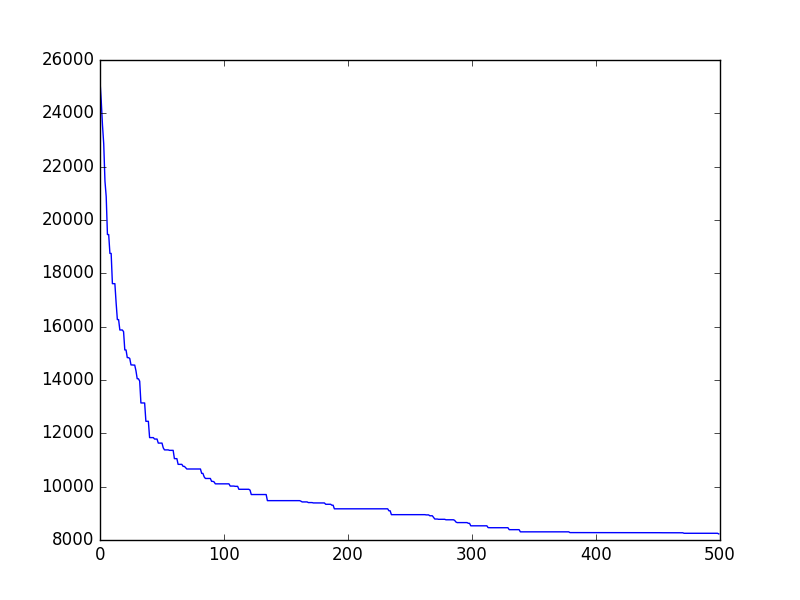

The script that drew this image:
# Genetic Algorithm for solving the Traveling Salesman problem
# Authors: Mihaela Stoycheva, Vukan Turkulov

# Includes
import configparser
import math
import matplotlib.pyplot as plt
import numpy
import random
import sys
from operator import itemgetter

#Global variables(yay!)
#    Configuration variables(read from config.txt)
mutation_rate = 0;
population_size = 0;
elitism_rate = 0;
tournament_rate = 0;
max_iterations = 0;
input_file_name = "";
parent_rate = 0;

#    General global variables
cities = {};
number_of_cities = 0;
parent_number = 0;
tournament_size = 0;
elite_number = 0;
crossover_number = 0;

def read_config():
    global mutation_rate;
    global elitism_rate;
    global tournament_rate;
    global population_size;
    global input_file_name;
    global max_iterations;
    global parent_rate;
    global parent_number;
    global tournament_size;
    global elite_number;
    global crossover_number;

    config = configparser.ConfigParser();
    config.read("config.txt");

    mutation_rate = float(config['general']['mutation_rate']);
    population_size = int(config['general']['population_size']);
    elitism_rate = float(config['general']['elitism_rate']);
    tournament_rate = float(config['general']['tournament_rate']);
    max_iterations = int(config['general']['max_iterations']);
    parent_rate = float(config['general']['parent_rate']);
    input_file_name = config['general']['input_file_name'];

    parent_number = int(population_size * parent_rate);
    elite_number = int(population_size * elitism_rate);
    tournament_size = int(population_size * tournament_rate);
    crossover_number = population_size - elite_number;

def print_config():
    print("***** CONFIGURATION *****");
    print_var("Population size", population_size);
    print_var("Elitism rate", elitism_rate);
    print_var("Tournament rate", tournament_rate);
    print_var("Mutation rate", mutation_rate);
    print_var("Parent rate", parent_rate);
    print_var("Iteration number", max_iterations);
    print("");
    print_var("Tournament size", tournament_size);
    print_var("Parent number", parent_number);
    print_var("Elite number", elite_number);
    print_var("Crossover number", crossover_number);
    print("");

def read_input_file():
    global number_of_cities;

    file = open(input_file_name, "r");
    file_lines = file.readlines();
    file.close();

    for file_line in file_lines:
        temp = file_line.split();        
        cities[int(temp[0])] = {'x' : float(temp[1]), 'y' : float(temp[2])};

    number_of_cities = len(cities);

def get_distance(city1, city2):
    return math.sqrt( ((city1['x']-city2['x'])**2) +
                      ((city1['y']-city2['y'])**2));

def print_cities():
    print("***** CITIES *****");

    for key, city in cities.items():
        print("#" + "%2s" % str(key) + ": (" +
              "%6s" % str(city['x']) + ', '  +
              "%6s" % str(city['y']) + ')');

    print("");

def print_var(name, var):
    print(name + ":" + " "*(17-len(name)) + str(var));

def init():
    read_config();
    read_input_file(); 
    print_config();

def create_random_individual():
    individual = [];

    # We must begin at first city
    individual.append(1);

    # Create list of city indexes
    indexes = list(range(2,number_of_cities+1));

    while len(indexes) > 0:
        picked_index = random.choice(indexes);
        indexes.remove(picked_index);
        individual.append(picked_index);

    # We must end at first city
    individual.append(1);

    return individual;

def print_population(population, name):
    print("***** POPULATION: " + name + " *****");

    print("Population size = " + str(len(population)));

    i = 0;
    for individual in population:
        print("IND #" + str(i) + ": " + str(individual));
        i += 1;

def print_population_2(population, name):
    print("***** POPULATION: " + name + " *****");

    print("Population size = " + str(len(population)));
    i = 0;
    for individual in population:
        print("IND #" + str(i) + " distance = " +
              str(evaluate_individual(individual)));
        i += 1;

    print("");

def print_population_3(population, name):
    print("***** POPULATION: " + name + " *****");

    print("Population size = " + str(len(population)));
    for individual in population:
        print(str(individual) + ": distance = " +
              str(evaluate_individual(individual)));

    print("");

def create_random_population(population_size):
    population = [];

    for i in range(0, population_size):
        population.append(create_random_individual());

    return population;

def evaluate_individual(individual):
    distance_traveled = 0;
   
    for i in range(0, len(individual)-1):    
        distance_traveled = (distance_traveled +
            get_distance(cities[individual[i]], cities[individual[i+1]]));

    return distance_traveled;

def evaluate_population(population):
    evaluations = [];

    for individual in population:
        evaluations.append((evaluate_individual(individual), individual));

    return evaluations;

def select_tournament_pool(data):
    tournament_pool = [];

    indexes = list(range(0, len(data)));

    for i in range(0, tournament_size):
        chosen_index = random.choice(indexes);
        tournament_pool.append(data[chosen_index]);
        indexes.remove(chosen_index);

    return tournament_pool;

def best_solution(pool):
    best_individual = {'eval' : sys.float_info.max};

    for individual in pool:
        if individual['eval'] < best_individual['eval']:
            best_individual = individual; 
    
    return best_individual;

def run_tournament(pool):
    return best_solution(pool);

def merge_popul_and_eval(population, evaluations):
    data = [];
    for i in range(0, len(population)):
        data.append({'ind' : population[i],
                     'eval' : evaluations[i]});

    return data;

def select_parent_pool(population, evaluations):
    parent_pool = [];
    data = merge_popul_and_eval(population, evaluations);

    for i in range(0, parent_number):
        tournament_pool = select_tournament_pool(data);
        parent = run_tournament(tournament_pool);
        parent_pool.append(parent['ind']);
        data.remove(parent);

    return parent_pool;

def is_individual_valid(individual):

    if(len(individual) != (number_of_cities+1)):
        print("INVALID " + str(individual));
        return False;

    if(individual[0] != 1):
        print("INVALID " + str(individual));
        return False;

    if(individual[-1] != 1):
        print("INVALID " + str(individual));
        return False;

    for city in individual:
        if city == 1:
            if individual.count(city) != 2:
                print("INVALID " + str(individual));
                return False;
        else:
            if individual.count(city) != 1:
                print("INVALID " + str(individual));
                return False;

    return True;

def is_population_valid(population):
    for individual in population:
        if is_individual_valid(individual) == False:
            return False;

    return True;

def create_child(parent1, parent2):
    l = len(parent1);
    x = random.randint(1, l-1);
    y = random.randint(x, l-1);

    child = [];
    extract = parent1[x:y];
    """print_var("P1", parent1);
    print_var("P2", parent2);
    print_var("x", x);
    print_var("y", y);
    print_var("Extract", extract);"""

    i = 0;

    for j in range(0, x):

        while(parent2[i] in extract):
            i += 1;

        child.append(parent2[i]);
        i += 1;

    child.extend(extract);

    for j in range(y, l):

        while(parent2[i] in extract):
            i += 1;

        child.append(parent2[i]);
        i += 1;

    return child;

def generate_children(parent_pool, child_num):
    children = [];

    for i in range(0, child_num):
        parent1 = random.choice(parent_pool);
        parent_pool.remove(parent1);
        parent2 = random.choice(parent_pool);
        parent_pool.append(parent1);
        new_child = create_child(parent1, parent2);
        children.append(new_child);

    return children;

def generate_elites(population, evaluations, number):
    data = merge_popul_and_eval(population, evaluations);
    elites = [];

    for i in range(0, number):
        best = best_solution(data);
        elites.append(best['ind']);
        data.remove(best);

    return elites;

def mutate_individual(individual):

    i = random.randint(1, len(individual)-2);
    j = i;

    while j == i:
        j = random.randint(1, len(individual)-2);

    individual[i], individual[j] = individual[j], individual[i];

def mutate_population(population):
    for individual in population:
        if random.random() < mutation_rate:
            mutate_individual(individual);

def test_stuff():
    """
    p1 = "abcdefg";
    p2 = "1234567";
    for i in range(0,10):
        print(create_child(p1,p2));
    

    ind = [1,2,3,4,5,6];
    print("Before", ind);
    mutate_individual(ind);
    print("After", ind);
    exit();"""

def perform_GA():
    best_solutions = [];
    best_individuals = [];
    best_solution = None;

    #print("***** ALGORITHM START *****");

    population = create_random_population(population_size);

    iteration_counter = 1;

    while True:
        #print("Running iteration " + str(iteration_counter) + ":");

        evaluations = evaluate_population(population);

        best_solution = min(evaluations, key=lambda evaluation:evaluation[0])
        best_solutions.append(best_solution[0]);
        best_individuals.append(best_solution[1]);

        evaluations = [evaluation[0] for evaluation in evaluations]

        if iteration_counter == max_iterations:
            break;   

        parent_pool = select_parent_pool(population, evaluations);
        children = generate_children(parent_pool, crossover_number);
        mutate_population(children);

        elites = generate_elites(population, evaluations, elite_number);
        
        # Prepare population for the next iteration
        population = children + elites;
        iteration_counter += 1;

        if is_population_valid(population) == False:
            break;

    return (best_solutions, best_individuals);

def do_what_needs_to_be_done():
    results = [];
    bests = [];

    print("***** ALGORITHM START *****");
    sys.stdout.flush()

    for i in range(0, 10):
        print("Starting cycle " + str(i+1));
        results.append(perform_GA());
        bests.append((results[i][0][-1], results[i][1][-1]));

    best_ind = bests.index(min(bests, key=lambda best:best[0]));

    print(str(best_ind));
    print("***** RESULTS *****");
    print("Best result is " + str(bests[best_ind][0]));
    print("Best result is " + str(bests[best_ind][1]));

    plt.plot(results[best_ind][0]);
    plt.show();

    


#main
init();
do_what_needs_to_be_done()
